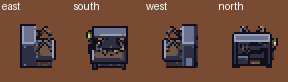
#> input picture pixel-art/revamp/raw/assembler_sheet.png, 288 x 82 px
$ python -i common.py   (imports and definitions only)
#> lines starting #> are read from the running program, lines starting #| are printed output that depends on the picture
"""Shared helpers for the Lantern Bayou revamp: palette access, drawing, cleanup of PixelLab
drafts, and the export to src/art/ (<name>.png + <name>.json, the contract in
.claude/agents/art-director.md, plus "facings": 4 for machines drawn in four directions:
rows east, south, west, north; animation frames left to right; "frames" counts all cells).
"""
import json
import random
from pathlib import Path

from PIL import Image

from pal import ART, B

HERE = Path(__file__).resolve().parent
RAW = HERE / "raw"
OUT = HERE / "out"
# [1 line not run here, left out]
SRC_ART = HERE.parents[1] / "src" / "art"
T = 16
P = B


def rgb(h):
    h = h.lstrip("#")
    return tuple(int(h[i:i + 2], 16) for i in (0, 2, 4))


ART_RGB = [rgb(h) for h in ART]
#> further down, picture is the input picture: PIL image 288x82 RGBA; mean R, G, B, A 107.8, 72.6, 58.5, 255


def lum(c):
    return 0.299 * c[0] + 0.587 * c[1] + 0.114 * c[2]


# [4 lines left out: function dist, not called in this run]


_near = {}


# [16 lines left out: functions nearest, snap, not called in this run]


def new(w, h):
    return Image.new("RGBA", (w, h), (0, 0, 0, 0))


# [6 lines left out: function draw, not called in this run]


def rect(img, x0, y0, x1, y1, col):
    draw(img, [(x, y) for y in range(y0, y1 + 1) for x in range(x0, x1 + 1)], col)


# [43 lines left out: functions get, from_rows, outline, recolor, not called in this run]


def flip(img):
    return img.transpose(Image.FLIP_LEFT_RIGHT)


def scale(img, k):
    return img.resize((img.width * k, img.height * k), Image.NEAREST)


# [18 lines left out: functions on_bg, fit, not called in this run]


def halve(img, ox=1, oy=1):
    """A 32 px draft to 16 px: nearest-neighbour from each 2x2 block's lower-right pixel (keeps
    the draft's own colours and edges; mixing would muddy them), alpha hardened."""
#> called with ox = 1, oy = 1
    img = img.convert("RGBA").crop((ox, oy, img.width, img.height))
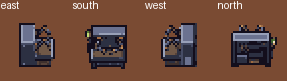
#> img: PIL image 287x81 RGBA; mean R, G, B, A 107.5, 72.6, 58.6, 255
    h = img.resize((img.width // 2, img.height // 2), Image.NEAREST)
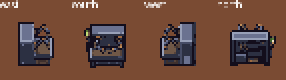
#> h: PIL image 143x40 RGBA (shown 2 times larger); mean R, G, B, A 107.4, 72.7, 58.9, 255
    a = h.split()[3].point(lambda v: 255 if v >= 128 else 0)
#> a: PIL image 143x40 L; every value is 255
    h.putalpha(a)
    return h


# [49 lines left out: functions clean_edges, despeckle, sheet, not called in this run]


# Sprites the sky island (docs/sky-island.md, 2026-10-21) took over: their src/art/ copies now come
# from pixel-art/sky/ (the ores are re-seated from this folder's OUT by sky/ores_reseat.py, so run
# sky/build.py after ores.py), pixel-art/town/ and pixel-art/title/. A rerun here still writes OUT
# but never overwrites the game's copy.
SUPERSEDED = ("town_", "tile_ore_", "tile_floor", "tile_water", "tile_shore", "title_scene")


# [24 lines left out: function export, not called in this run]


def rng(seed):
    return random.Random(seed)

>>> from PIL import Image
>>> picture = Image.open('raw/assembler_sheet.png')
>>> result = halve(picture)

$ run again, on pixel-art/revamp/raw/furnace_sheet.png
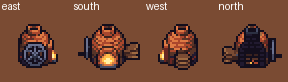
#> input picture pixel-art/revamp/raw/furnace_sheet.png, 288 x 82 px
#> picture is the input picture: PIL image 288x82 RGBA; mean R, G, B, A 113.7, 70.4, 51.5, 255
#> in halve, `img = img.convert("RGBA").crop((ox, oy, img.width, img.height))`:
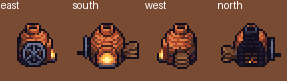
#> img: PIL image 287x81 RGBA; mean R, G, B, A 113.5, 70.3, 51.5, 255
#> in halve, `h = img.resize((img.width // 2, img.height // 2), Image.NEAREST)`:
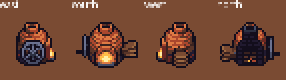
#> h: PIL image 143x40 RGBA (shown 2 times larger); mean R, G, B, A 113.5, 70.4, 51.7, 255
#> a: PIL image 143x40 L; every value is 255
